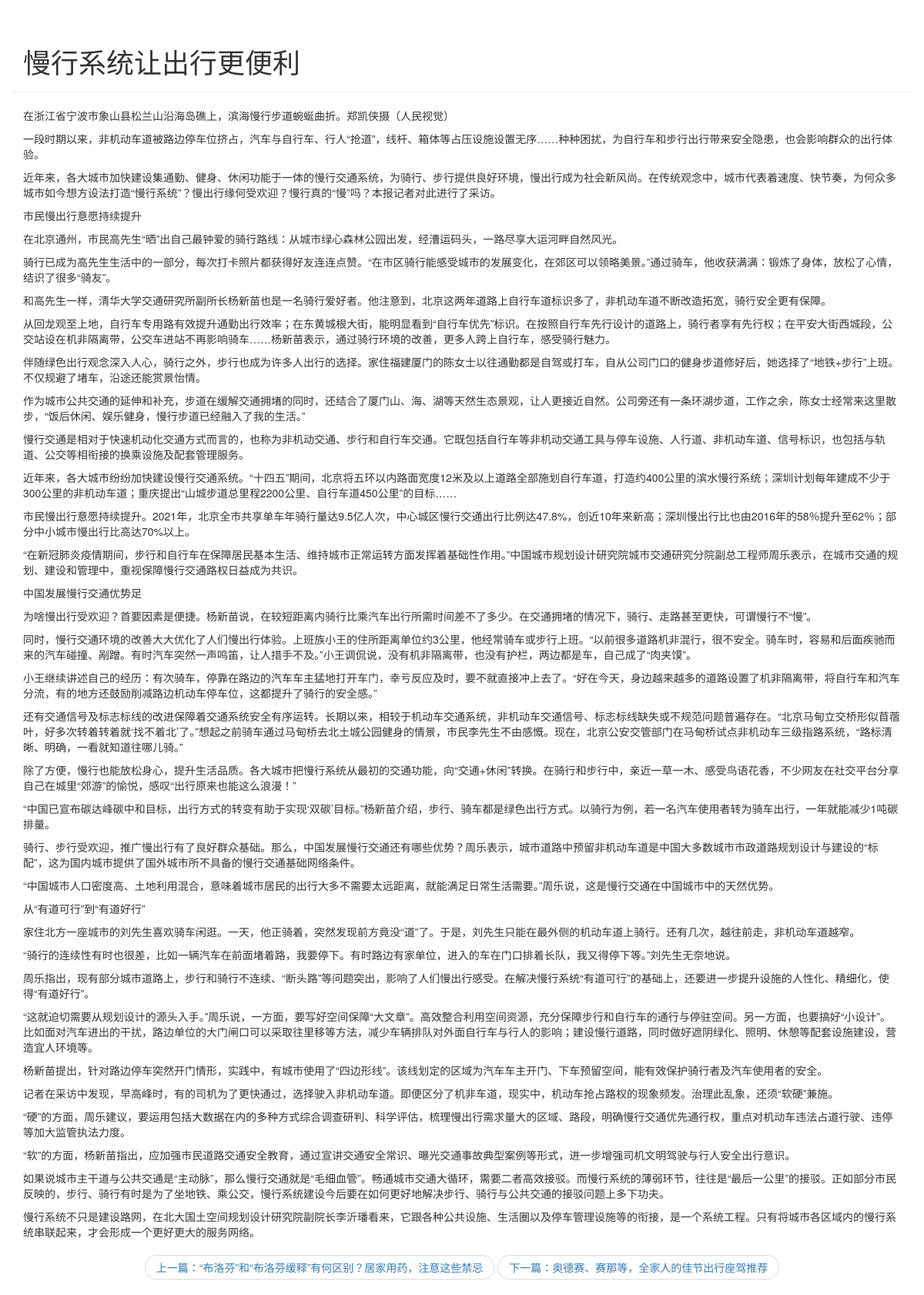
The app's page /blog/detail/2 with its own data.
### blog/models.py (models this page shows, shortened)
class Article(models.Model):
    article_id = models.AutoField(primary_key=True)
    title = models.TextField()
    brief_content = models.TextField()
    content = models.TextField()
    publish_date = models.DateTimeField(auto_now=True)

### blog/views.py (the view)
# urls.py: path('detail/<int:article_id>', blog.views.get_detail_page)
def get_detail_page(request, article_id):
    all_article = Article.objects.all()
    cur_article = None
    previous_index = 0
    next_index = 0
    previous_article = None
    next_article = None
    for index, article in enumerate(all_article):
        if index == 0:
            previous_index = 0
            next_index = index + 1
        elif index == len(all_article) - 1:
            previous_index = index - 1
            next_index = index
        else:
            previous_index = index - 1
            next_index = index + 1
        if article.article_id == article_id:
            cur_article = article
            previous_article = all_article[previous_index]
            next_article = all_article[next_index]
    section_list = cur_article.content.split('\n')
    return render(request, 'blog/detail.html',
                  {
                      'cur_article': cur_article,
                      'section_list': section_list,
                      'previous_article': previous_article,
                      'next_article': next_article
                  })

### blog/templates/blog/detail.html (shortened to what this page needs)
<!DOCTYPE html>
<html lang="en">
<head>
    <link rel="stylesheet" href="https://stackpath.bootstrapcdn.com/bootstrap/3.4.1/css/bootstrap.min.css"
>
</head>
<body>
<div class="container page-header">
    <h1>{{ cur_article.title }}</h1>
</div>
<div class="container page-body">
    <div class="body-main">
        <div>
            {% for section in section_list %}
                <p>{{ section }}</p>
            {% endfor %}
        </div>
    </div>
    <div>
        <nav aria-label="...">
            <ul class="pager">
                <li><a href="/blog/detail/{{ previous_article.article_id }}">上一篇：{{ previous_article.title }}</a></li>
                <li><a href="/blog/detail/{{ next_article.article_id }}">下一篇：{{ next_article.title }}</a></li>
            </ul>
        </nav>
    </div>
</div>
</body>
</html>

### records on screen
Article: title "慢行系统让出行更便利"
Article: title "“布洛芬”和“布洛芬缓释”有何区别？居家用药，注意这些禁忌"
Article: title "奥德赛、赛那等，全家人的佳节出行座驾推荐"

### other values on screen
{{ section }} "在浙江省宁波市象山县松兰山沿海岛礁上，滨海慢行步道蜿蜒曲折。郑凯侠摄（人民视觉）" "一段时期以来，非机动车道被路边停车位挤占，汽车与自行车、行人“抢道”，线杆、箱体等占压设施设置无序……种种困扰，为自行车和步行出行带来安全隐患，也会影响群众的出行体验。" "近年来，各大城市加快建设集通勤、健身、休闲功能于一体的慢行交通系统，为骑行、步行提供良好环境，慢出行成为社会新风尚。在传统观念中，城市代表着速度、快节奏，为何众多城市如今想方设法打造“慢行系统”？慢出行缘何受欢迎？慢行真的“慢”吗？本报记者对此进行了采访。" "市民慢出行意愿持续提升" "在北京通州，市民高先生“晒”出自己最钟爱的骑行路线：从城市绿心森林公园出发，经漕运码头，一路尽享大运河畔自然风光。" "骑行已成为高先生生活中的一部分，每次打卡照片都获得好友连连点赞。“在市区骑行能感受城市的发展变化，在郊区可以领略美景。”通过骑车，他收获满满：锻炼了身体，放松了心情，结识了很多“骑友”。" "和高先生一样，清华大学交通研究所副所长杨新苗也是一名骑行爱好者。他注意到，北京这两年道路上自行车道标识多了，非机动车道不断改造拓宽，骑行安全更有保障。" "从回龙观至上地，自行车专用路有效提升通勤出行效率；在东黄城根大街，能明显看到“自行车优先”标识。在按照自行车先行设计的道路上，骑行者享有先行权；在平安大街西城段，公交站设在机非隔离带，公交车进站不再影响骑车……杨新苗表示，通过骑行环境的改善，更多人跨上自行车，感受骑行魅力。" "伴随绿色出行观念深入人心，骑行之外，步行也成为许多人出行的选择。家住福建厦门的陈女士以往通勤都是自驾或打车，自从公司门口的健身步道修好后，她选择了“地铁+步行”上班。不仅规避了堵车，沿途还能赏景怡情。" "作为城市公共交通的延伸和补充，步道在缓解交通拥堵的同时，还结合了厦门山、海、湖等天然生态景观，让人更接近自然。公司旁还有一条环湖步道，工作之余，陈女士经常来这里散步，“饭后休闲、娱乐健身，慢行步道已经融入了我的生活。”" "慢行交通是相对于快速机动化交通方式而言的，也称为非机动交通、步行和自行车交通。它既包括自行车等非机动交通工具与停车设施、人行道、非机动车道、信号标识，也包括与轨道、公交等相衔接的换乘设施及配套管理服务。" "近年来，各大城市纷纷加快建设慢行交通系统。“十四五”期间，北京将五环以内路面宽度12米及以上道路全部施划自行车道，打造约400公里的滨水慢行系统；深圳计划每年建成不少于300公里的非机动车道；重庆提出“山城步道总里程2200公里、自行车道450公里”的目标……" "市民慢出行意愿持续提升。2021年，北京全市共享单车年骑行量达9.5亿人次，中心城区慢行交通出行比例达47.8%，创近10年来新高；深圳慢出行比也由2016年的58％提升至62％；部分中小城市慢出行比高达70%以上。" "“在新冠肺炎疫情期间，步行和自行车在保障居民基本生活、维持城市正常运转方面发挥着基础性作用。”中国城市规划设计研究院城市交通研究分院副总工程师周乐表示，在城市交通的规划、建设和管理中，重视保障慢行交通路权日益成为共识。" "中国发展慢行交通优势足" "为啥慢出行受欢迎？首要因素是便捷。杨新苗说，在较短距离内骑行比乘汽车出行所需时间差不了多少。在交通拥堵的情况下，骑行、走路甚至更快，可谓慢行不“慢”。" "同时，慢行交通环境的改善大大优化了人们慢出行体验。上班族小王的住所距离单位约3公里，他经常骑车或步行上班。“以前很多道路机非混行，很不安全。骑车时，容易和后面疾驰而来的汽车碰撞、剐蹭。有时汽车突然一声鸣笛，让人措手不及。”小王调侃说，没有机非隔离带，也没有护栏，两边都是车，自己成了“肉夹馍”。" "小王继续讲述自己的经历：有次骑车，停靠在路边的汽车车主猛地打开车门，幸亏反应及时，要不就直接冲上去了。“好在今天，身边越来越多的道路设置了机非隔离带，将自行车和汽车分流，有的地方还鼓励削减路边机动车停车位，这都提升了骑行的安全感。”" "还有交通信号及标志标线的改进保障着交通系统安全有序运转。长期以来，相较于机动车交通系统，非机动车交通信号、标志标线缺失或不规范问题普遍存在。“北京马甸立交桥形似苜蓿叶，好多次转着转着就‘找不着北’了。”想起之前骑车通过马甸桥去北土城公园健身的情景，市民李先生不由感慨。现在，北京公安交管部门在马甸桥试点非机动车三级指路系统，“路标清晰、明确，一看就知道往哪儿骑。”" "除了方便，慢行也能放松身心，提升生活品质。各大城市把慢行系统从最初的交通功能，向“交通+休闲”转换。在骑行和步行中，亲近一草一木、感受鸟语花香，不少网友在社交平台分享自己在城里“郊游”的愉悦，感叹“出行原来也能这么浪漫！”" "“中国已宣布碳达峰碳中和目标，出行方式的转变有助于实现‘双碳’目标。”杨新苗介绍，步行、骑车都是绿色出行方式。以骑行为例，若一名汽车使用者转为骑车出行，一年就能减少1吨碳排量。" "骑行、步行受欢迎，推广慢出行有了良好群众基础。那么，中国发展慢行交通还有哪些优势？周乐表示，城市道路中预留非机动车道是中国大多数城市市政道路规划设计与建设的“标配”，这为国内城市提供了国外城市所不具备的慢行交通基础网络条件。" "“中国城市人口密度高、土地利用混合，意味着城市居民的出行大多不需要太远距离，就能满足日常生活需要。”周乐说，这是慢行交通在中国城市中的天然优势。" "从“有道可行”到“有道好行”" "家住北方一座城市的刘先生喜欢骑车闲逛。一天，他正骑着，突然发现前方竟没“道”了。于是，刘先生只能在最外侧的机动车道上骑行。还有几次，越往前走，非机动车道越窄。" "“骑行的连续性有时也很差，比如一辆汽车在前面堵着路，我要停下。有时路边有家单位，进入的车在门口排着长队，我又得停下等。”刘先生无奈地说。" "周乐指出，现有部分城市道路上，步行和骑行不连续、“断头路”等问题突出，影响了人们慢出行感受。在解决慢行系统“有道可行”的基础上，还要进一步提升设施的人性化、精细化，使得“有道好行”。" "“这就迫切需要从规划设计的源头入手。”周乐说，一方面，要写好空间保障“大文章”。高效整合利用空间资源，充分保障步行和自行车的通行与停驻空间。另一方面，也要搞好“小设计”。比如面对汽车进出的干扰，路边单位的大门闸口可以采取往里移等方法，减少车辆排队对外面自行车与行人的影响；建设慢行道路，同时做好遮阴绿化、照明、休憩等配套设施建设，营造宜人环境等。" "杨新苗提出，针对路边停车突然开门情形，实践中，有城市使用了“四边形线”。该线划定的区域为汽车车主开门、下车预留空间，能有效保护骑行者及汽车使用者的安全。" "记者在采访中发现，早高峰时，有的司机为了更快通过，选择驶入非机动车道。即便区分了机非车道，现实中，机动车抢占路权的现象频发。治理此乱象，还须“软硬”兼施。" "“硬”的方面，周乐建议，要运用包括大数据在内的多种方式综合调查研判、科学评估，梳理慢出行需求量大的区域、路段，明确慢行交通优先通行权，重点对机动车违法占道行驶、违停等加大监管执法力度。" "“软”的方面，杨新苗指出，应加强市民道路交通安全教育，通过宣讲交通安全常识、曝光交通事故典型案例等形式，进一步增强司机文明驾驶与行人安全出行意识。" "如果说城市主干道与公共交通是“主动脉”，那么慢行交通就是“毛细血管”。畅通城市交通大循环，需要二者高效接驳。而慢行系统的薄弱环节，往往是“最后一公里”的接驳。正如部分市民反映的，步行、骑行有时是为了坐地铁、乘公交，慢行系统建设今后要在如何更好地解决步行、骑行与公共交通的接驳问题上多下功夫。" "慢行系统不只是建设路网，在北大国土空间规划设计研究院副院长李沂璠看来，它跟各种公共设施、生活圈以及停车管理设施等的衔接，是一个系统工程。只有将城市各区域内的慢行系统串联起来，才会形成一个更好更大的服务网络。"
